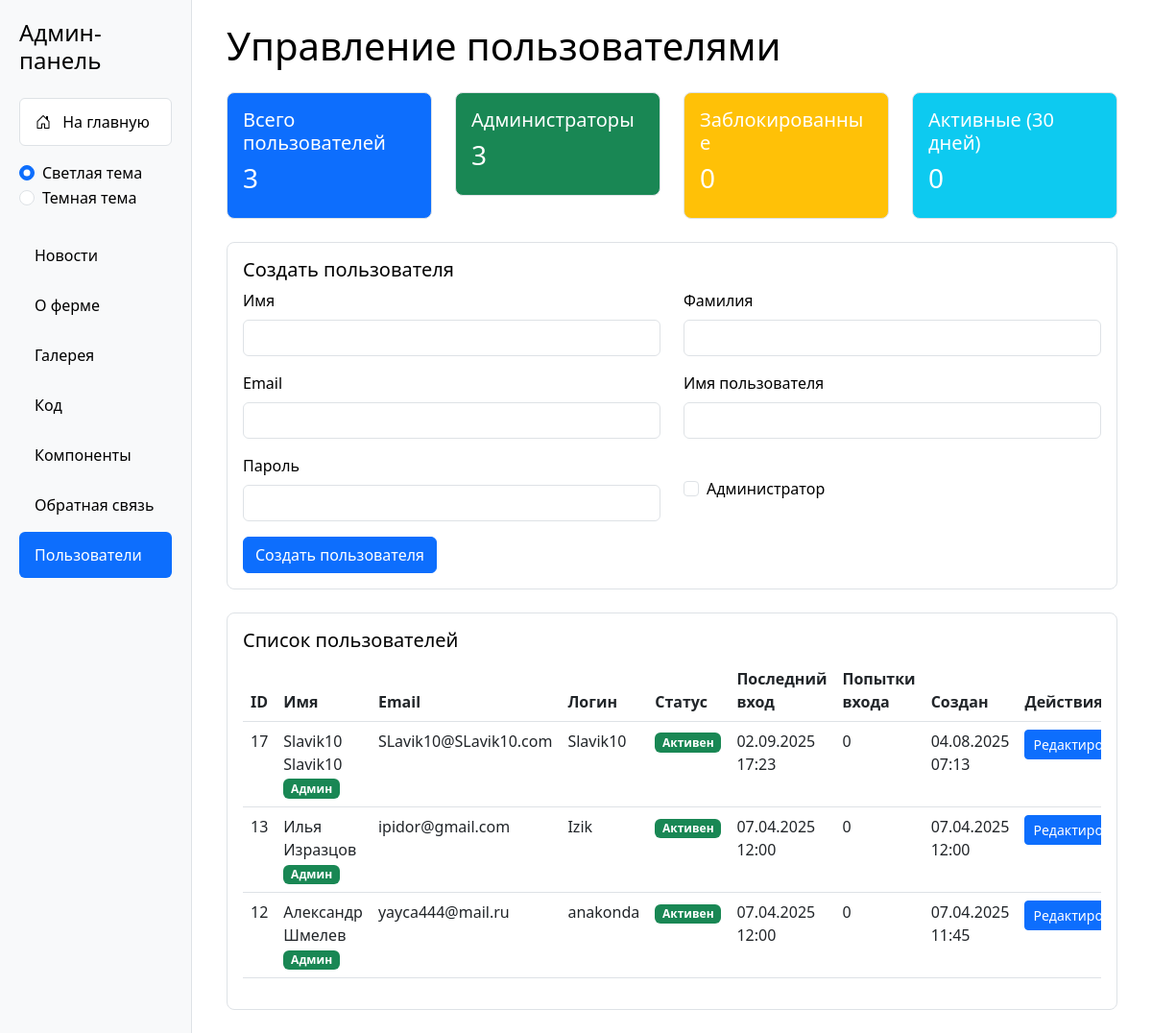
The app's page /admin/index.php?section=users (signed in) with its own data.
### tables this page shows
CREATE TABLE `users` (
  `id` int NOT NULL,
  `first_name` varchar(50) NOT NULL,
  `last_name` varchar(50) NOT NULL,
  `email` varchar(100) NOT NULL,
  `username` varchar(50) NOT NULL,
  `password` varchar(255) NOT NULL,
  `is_admin` tinyint(1) DEFAULT '0',
  `created_at` timestamp NULL DEFAULT CURRENT_TIMESTAMP,
  `updated_at` timestamp NULL DEFAULT CURRENT_TIMESTAMP ON UPDATE CURRENT_TIMESTAMP,
  `last_login` timestamp NULL DEFAULT NULL,
  `login_attempts` int DEFAULT '0',
  `is_locked` tinyint(1) DEFAULT '0',
  `reset_token` varchar(100) DEFAULT NULL,
  `reset_token_expires` timestamp NULL DEFAULT NULL
);

### admin/sections/users.php (the view, shortened to what this page needs)
<?php
try {
    $stats = [
        'total' => $pdo->query("SELECT COUNT(*) FROM users")->fetchColumn(),
        'admins' => $pdo->query("SELECT COUNT(*) FROM users WHERE is_admin = 1")->fetchColumn(),
        'locked' => $pdo->query("SELECT COUNT(*) FROM users WHERE is_locked = 1")->fetchColumn(),
        'active' => $pdo->query("SELECT COUNT(*) FROM users WHERE last_login > DATE_SUB(NOW(), INTERVAL 30 DAY)")->fetchColumn()
    ];
} catch(PDOException $e) {
    $error = "Ошибка при получении статистики";
}
try {
    $stmt = $pdo->query("SELECT * FROM users ORDER BY created_at DESC");
    $users = $stmt->fetchAll();
} catch(PDOException $e) {
    $error = "Ошибка при получении списка пользователей";
}
?>
<div class="container">
    <h1 class="mb-4">Управление пользователями</h1>
    <div class="row mb-4">
        <div class="col-md-3">
            <div class="card bg-primary text-white">
                <div class="card-body">
                    <h5 class="card-title">Всего пользователей</h5>
                    <h3><?php echo $stats['total']; ?></h3>
                </div>
            </div>
        </div>
        <div class="col-md-3">
            <div class="card bg-success text-white">
                <div class="card-body">
                    <h5 class="card-title">Администраторы</h5>
                    <h3><?php echo $stats['admins']; ?></h3>
                </div>
            </div>
        </div>
        <div class="col-md-3">
            <div class="card bg-warning text-white">
                <div class="card-body">
                    <h5 class="card-title">Заблокированные</h5>
                    <h3><?php echo $stats['locked']; ?></h3>
                </div>
            </div>
        </div>
        <div class="col-md-3">
            <div class="card bg-info text-white">
                <div class="card-body">
                    <h5 class="card-title">Активные (30 дней)</h5>
                    <h3><?php echo $stats['active']; ?></h3>
                </div>
            </div>
        </div>
    </div>
    <div class="card mb-4">
        <div class="card-body">
            <h5 class="card-title">Создать пользователя</h5>
            <form method="POST">
                <div class="row">
                    <div class="col-md-6">
                        <div class="mb-3">
                            <label for="first_name" class="form-label">Имя</label>
                            <input type="text" class="form-control" id="first_name" name="first_name" required>
                        </div>
                    </div>
                    <div class="col-md-6">
                        <div class="mb-3">
                            <label for="last_name" class="form-label">Фамилия</label>
                            <input type="text" class="form-control" id="last_name" name="last_name" required>
                        </div>
                    </div>
                </div>
                <div class="row">
                    <div class="col-md-6">
                        <div class="mb-3">
                            <label for="email" class="form-label">Email</label>
                            <input type="email" class="form-control" id="email" name="email" required>
                        </div>
                    </div>
                    <div class="col-md-6">
                        <div class="mb-3">
                            <label for="username" class="form-label">Имя пользователя</label>
                            <input type="text" class="form-control" id="username" name="username" required>
                        </div>
                    </div>
                </div>
                <div class="row">
                    <div class="col-md-6">
                        <div class="mb-3">
                            <label for="password" class="form-label">Пароль</label>
                            <input type="password" class="form-control" id="password" name="password" required>
                        </div>
                    </div>
                    <div class="col-md-6">
                        <div class="mb-3">
                            <div class="form-check mt-4">
                                <input type="checkbox" class="form-check-input" id="is_admin" name="is_admin">
                                <label class="form-check-label" for="is_admin">Администратор</label>
                            </div>
                        </div>
                    </div>
                </div>
                <button type="submit" class="btn btn-primary">Создать пользователя</button>
            </form>
        </div>
    </div>
    <div class="card">
        <div class="card-body">
            <h5 class="card-title">Список пользователей</h5>
            <div class="table-responsive">
                <table class="table">
                    <thead>
                        <tr>
                            <th>ID</th>
                            <th>Имя</th>
                            <th>Email</th>
                            <th>Логин</th>
                            <th>Статус</th>
                            <th>Последний вход</th>
                            <th>Попытки входа</th>
                            <th>Создан</th>
                            <th>Действия</th>
                        </tr>
                    </thead>
                    <tbody>
                        <?php foreach ($users as $user): ?>
                            <tr>
                                <td><?php echo $user['id']; ?></td>
                                <td>
                                    <?php echo htmlspecialchars($user['first_name'] . ' ' . $user['last_name']); ?>
                                    <?php if ($user['is_admin']): ?>
                                        <span class="badge bg-success">Админ</span>
                                    <?php endif; ?>
                                </td>
                                <td><?php echo htmlspecialchars($user['email']); ?></td>
                                <td><?php echo htmlspecialchars($user['username']); ?></td>
                                <td>
                                    <?php if ($user['is_locked']): ?>
                                        <span class="badge bg-danger">Заблокирован</span>
                                    <?php else: ?>
                                        <span class="badge bg-success">Активен</span>
                                    <?php endif; ?>
                                </td>
                                <td><?php echo $user['last_login'] ? date('d.m.Y H:i', strtotime($user['last_login'])) : 'Никогда'; ?></td>
                                <td><?php echo $user['login_attempts']; ?></td>
                                <td><?php echo date('d.m.Y H:i', strtotime($user['created_at'])); ?></td>
                                <td>
                                    <div class="btn-group">
                                        <button type="button" class="btn btn-primary btn-sm" data-bs-toggle="modal" data-bs-target="#editModal<?php echo $user['id']; ?>">
                                            Редактировать
                                        </button>
                                    </div>
                                </td>
                            </tr>
                        <?php endforeach; ?>
                    </tbody>
                </table>
            </div>
        </div>
    </div>
</div>

### admin/index.php (style rules this page uses)
:root[data-theme="light"] { --bg-color: #ffffff; --text-color: #000000; --sidebar-bg: #f8f9fa; --card-bg: #ffffff; --border-color: #dee2e6; --hover-bg: #e9ecef; --muted-text: #6c757d; }
body { background-color: var(--bg-color); color: var(--text-color); min-height: 100vh; }
.card { background-color: var(--card-bg); color: var(--text-color); border: 1px solid var(--border-color); border-radius: 8px; }
.form-check-label { color: var(--text-color); }
.form-control { background-color: var(--card-bg); border-color: var(--border-color); color: var(--text-color); }
.table { color: var(--text-color); }
.table td, .table th { border-color: var(--border-color); }

### admin/sections/users.php (style rules this page uses)
.form-check-input { cursor: pointer; }

### records on screen
users: id "17", first_name+last_name "Slavik10 Slavik10", is_admin "Админ", email "SLavik10@SLavik10.com", username "Slavik10", is_locked "Активен", last_login "02.09.2025 17:23", login_attempts "0", created_at "04.08.2025 07:13"
users: id "13", first_name+last_name "Илья Изразцов", is_admin "Админ", email "ipidor@gmail.com", username "Izik", is_locked "Активен", last_login "07.04.2025 12:00", login_attempts "0", created_at "07.04.2025 12:00"
users: id "12", first_name+last_name "Александр Шмелев", is_admin "Админ", email "yayca444@mail.ru", username "anakonda", is_locked "Активен", last_login "07.04.2025 12:00", login_attempts "0", created_at "07.04.2025 11:45"

### other values on screen
$stats['total'] "3"
$stats['admins'] "3"
$stats['locked'] "0"
$stats['active'] "0"
